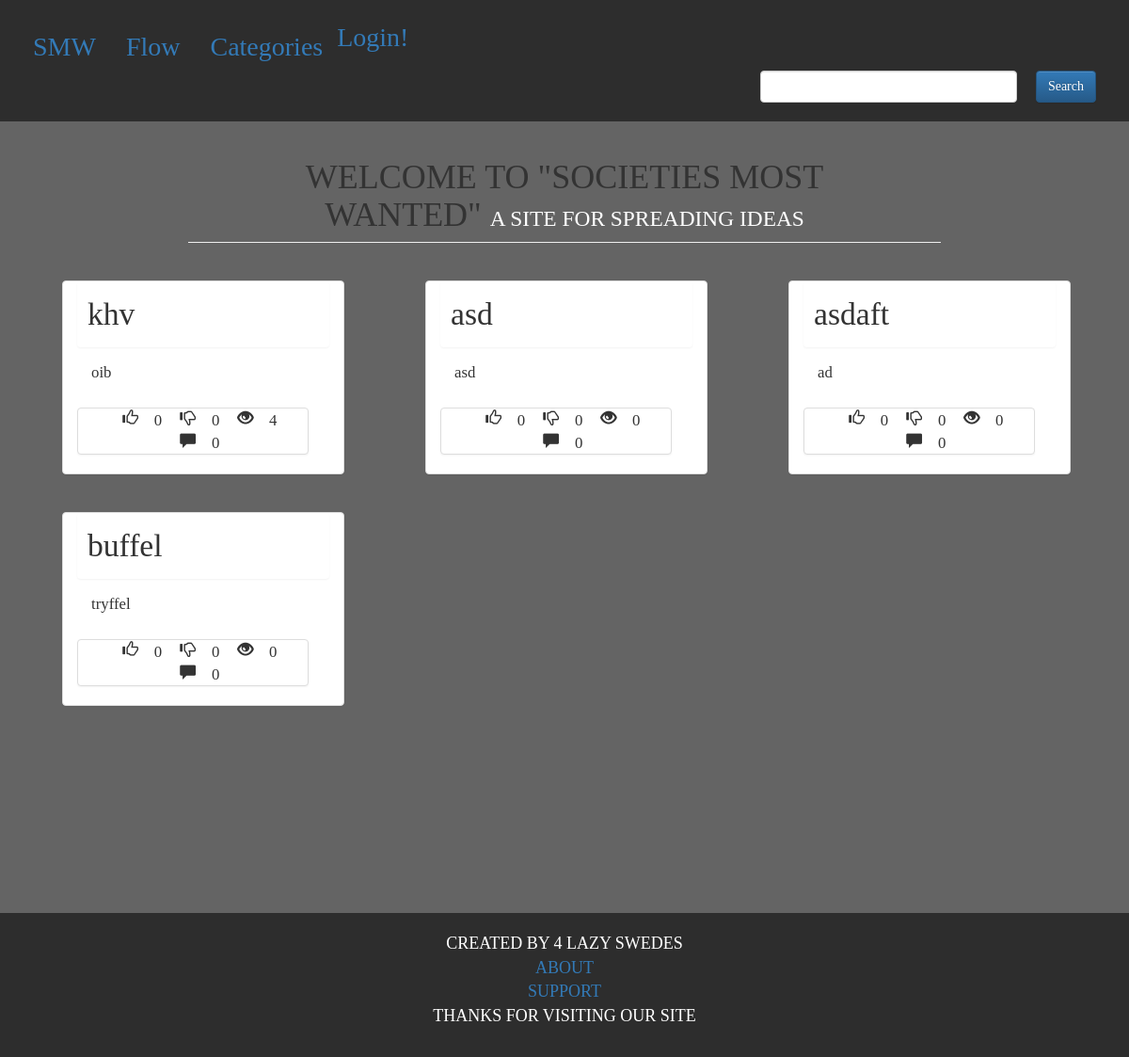
The app's page /, older data.
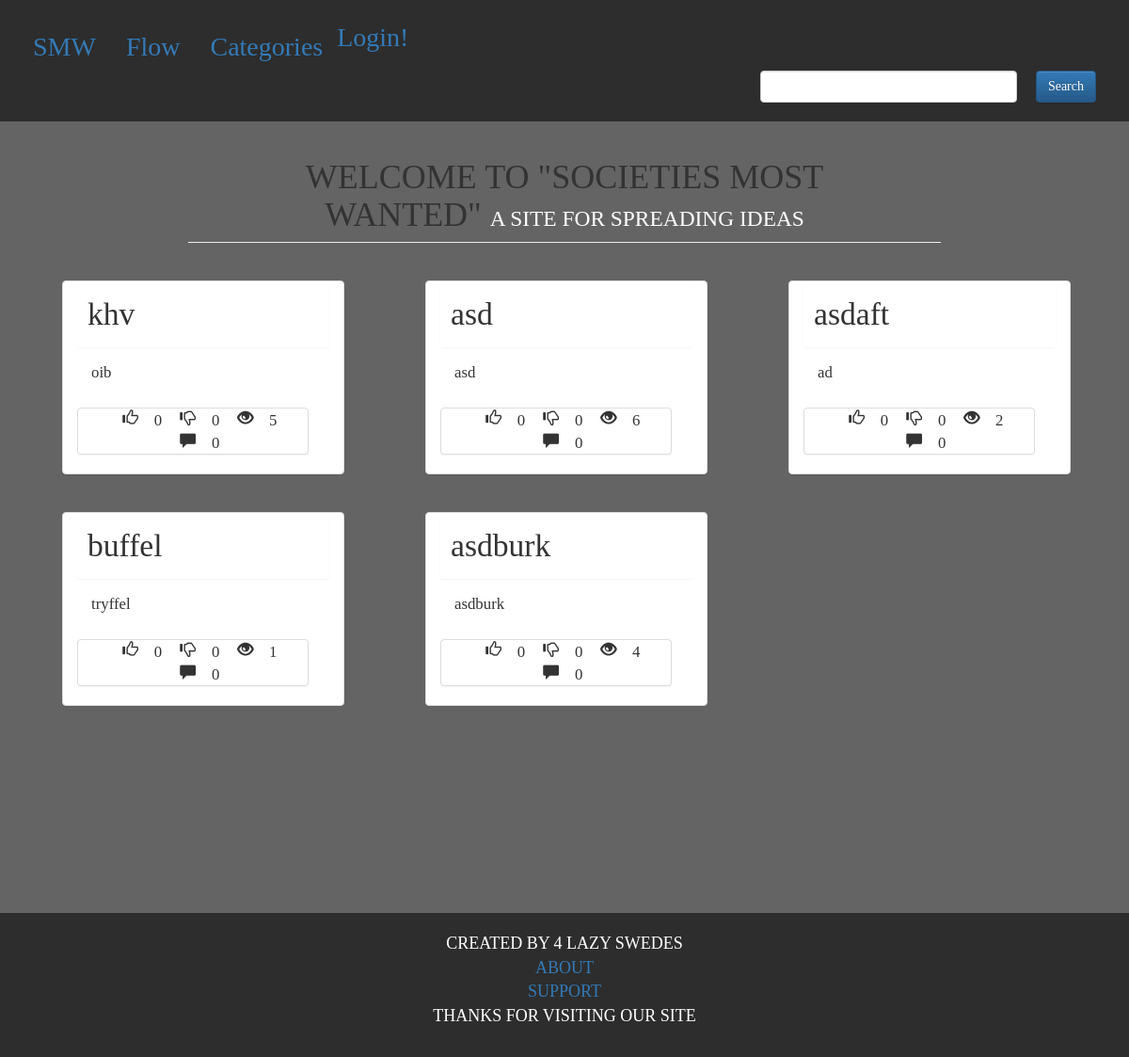
The same page, newer data.
### smw/models.py (models this page shows, shortened)
class Post(models.Model):
    User = models.ForeignKey(User, on_delete=models.CASCADE)
    Category = models.ForeignKey(Category, on_delete=models.CASCADE)
    Title = models.CharField(max_length=200)
    Idea = models.TextField(unique=True)
    Tags = models.CharField(max_length=200, blank=True, null=True)
    Views = models.IntegerField(default=0)
    Wants = models.IntegerField(default=0)
    Shlts = models.IntegerField(default=0)
    Post_Date = models.DateTimeField(default=datetime.now)
    def comment_count(self):
         return self.comment_set.count()

### smw/views.py (the view)
# urls.py: url(r'^$', views.IndexView.as_view(), name='index'),#homepage/preview
class IndexView(generic.ListView):
    template_name = "smw/index.html"
    def get_queryset(self):
        return Post.objects.order_by('-Wants')[:6]

### smw/templates/smw/index.html
{% extends 'smw/base.html' %}
{% block body %}
<head>
    <link rel="stylesheet" type="text/css" href="../../static/smw/style.css">
</head>
<div class="page-header col-md-8 col-md-offset-2">
    <h1>WELCOME TO "SOCIETIES MOST WANTED" <small>A SITE FOR SPREADING IDEAS</small></h1>
</div>
{% for idea in object_list %}
<div class=" panel panel-default col-lg-3 col-md-5 col-sm-11 col-xs-11 panelCust">
    <p class="panel panel-title  title"><a href="{% url 'smw:idea' idea.pk %}">{{idea.Title}}</a></p>
    <div class="panel-body">
        <p>{{idea.Idea}}</p>
    </div>
    <center>
        <div class="panel panel-default col-md-11">
            <p class="glyphicon glyphicon-thumbs-up"> {{idea.Wants}}</p>
            <p class="glyphicon glyphicon-thumbs-down"> {{idea.Shlts}}</p>
            <p class="glyphicon glyphicon-eye-open"> {{idea.Views}}</p>
            <p class="glyphicon glyphicon-comment"> {{idea.comment_count}}</p>
        </div>
    </center>
</div>
{% endfor %}
{% endblock%}

Row changes from the older to the newer data that the page shows:
changed Post "khv": Views "4" → "5"
changed Post "asd": Views "0" → "6"
changed Post "asdaft": Views "0" → "2"
changed Post "buffel": Views "0" → "1"
added Post: Title "asdburk", Idea "asdburk", Wants "0", Shlts "0", Views "4", comment_count "0"
